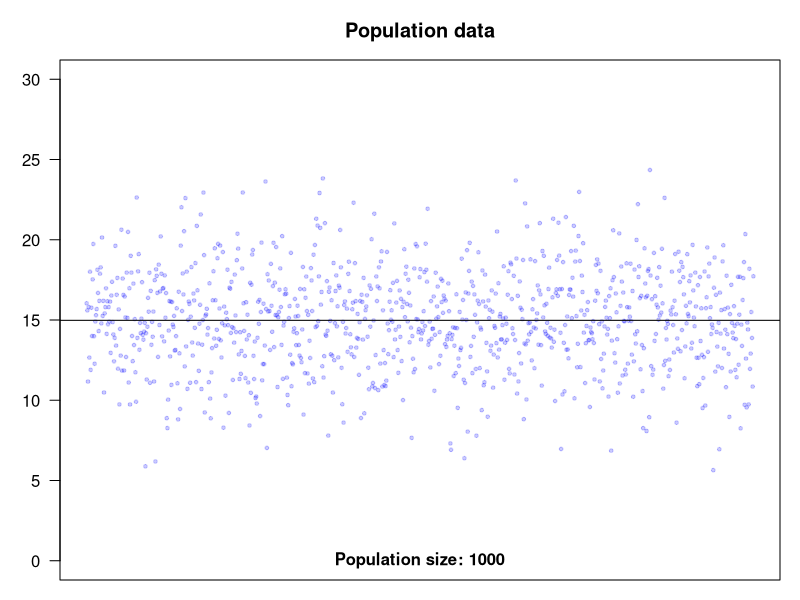
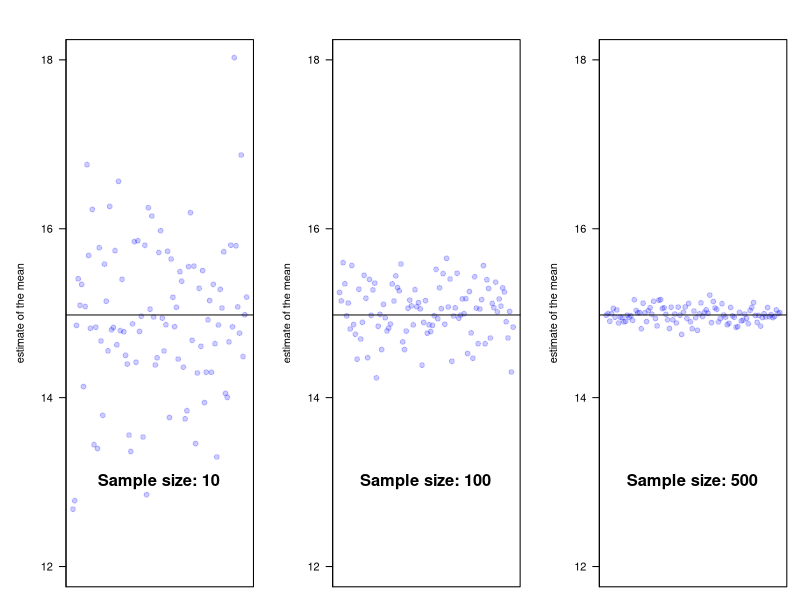
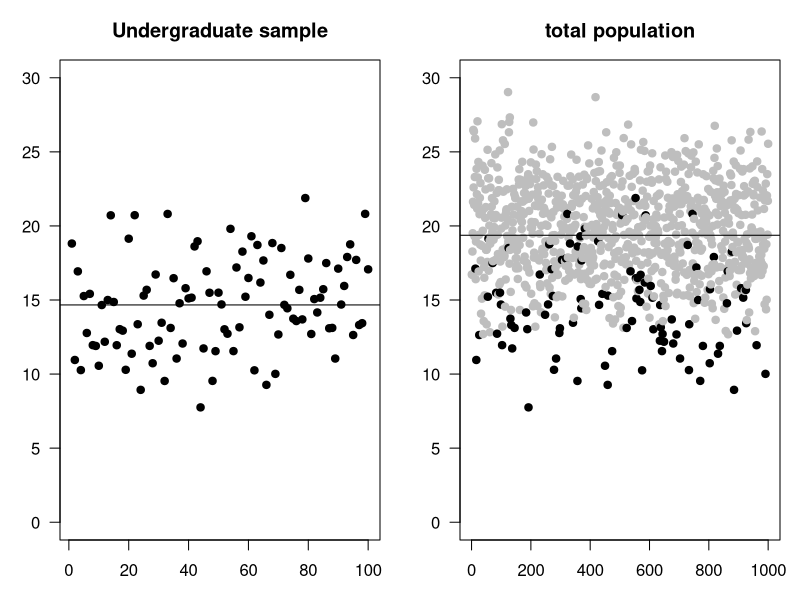

Reproduce these figures in R, in order.
## ---- chunk 1
par(mar=c(1,3,3,1))
values = rnorm(n=1000, sd=3, mean = 15)
plot(values, axes=FALSE, xlab="", ylab="attribute", ylim=c(0,30), 
     pch=19, col="#0000ff33", main="Population data", cex=0.5)
axis(2,seq(from=0, to=30, by=5), las=1)
abline( mean(values), 0)
text( 500, 0, "Population size: 1000", font=2)
box()
## ---- chunk 2
layout(matrix(1:3,1,3))
par(mar=c(1,5,3,1))
mus = rep(0, 100)

for(i in 1:100){
    sample_size=10
    mus[i] = mean( sample( values, size=sample_size ))
}
plot( mus, axes=FALSE, xlab="", ylab="estimate of the mean", ylim=c(12,18), 
     pch=19, col="#0000ff33", main="")
axis(2,seq(from=10, to=20, by=2), las=1)
abline( mean(values), 0)
text( 50, 13, "Sample size: 10", font=2, cex=1.5)
box()

for(i in 1:100){
    sample_size=100
    mus[i] = mean( sample( values, size=sample_size ))
}
plot( mus, axes=FALSE, xlab="", ylab="estimate of the mean", ylim=c(12,18), 
     pch=19, col="#0000ff33", main="")
axis(2,seq(from=10, to=20, by=2), las=1)
abline( mean(values), 0)
text( 50, 13, "Sample size: 100", font=2, cex=1.5)
box()

for(i in 1:100){
    sample_size=500
    mus[i] = mean( sample( values, size=sample_size ))
}
plot( mus, axes=FALSE, xlab="", ylab="estimate of the mean", ylim=c(12,18), 
     pch=19, col="#0000ff33", main="")
axis(2,seq(from=10, to=20, by=2), las=1)
abline( mean(values), 0)
text( 50, 13, "Sample size: 500", font=2, cex=1.5)
box()
## ---- chunk 3
layout(matrix(1:2,1,2))
par(mar=c(3,3,3,1))
values1 = rnorm(n=900, sd=3, mean = 20)
values2 = rnorm(n=100, sd=3, mean = 15)
vv = c(values1, values2)
colors=c( rep("grey", 900), rep("black", 100))
idx = sample(1:1000)
plot(values2, col="black", pch=19, ylim=c(0,30), las=1, main="Undergraduate sample")
abline( mean(values2), 0)

plot(vv[idx], col=colors[idx], pch=19, ylim=c(0,30), las=1, main="total population")
abline( mean(c(values1, values2)), 0)
